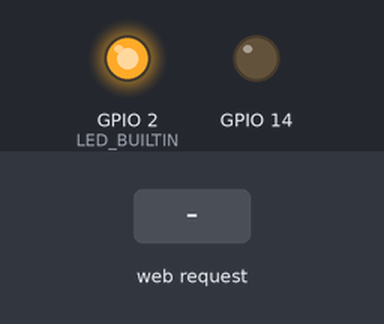
A sketch run on a simulated ESP8266 (NodeMCU). Parts: output pins drawn as LEDs (lit = HIGH, except the on-board LED, lit = LOW). The inputs (shaded band) are chosen by the test bench. WiFi joins after 1.5 s; servers stay silent unless stated.

Above: at 0.1 s.
At 2.7 s:
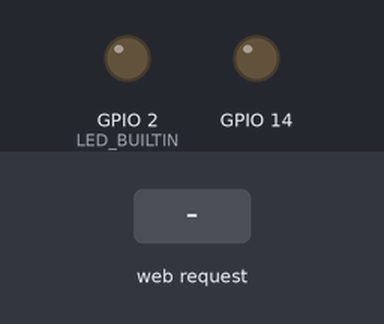
2.8 s: HTTP request GET /api?do=switch received
At 3.8 s:
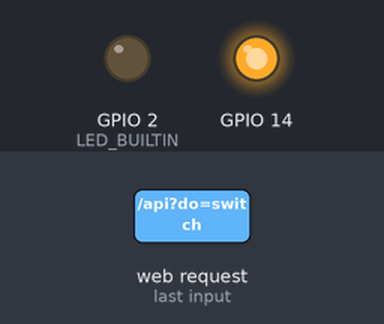
Timing chart, 0 to 5.8 s (numbered marks = the images above; inputs shaded):
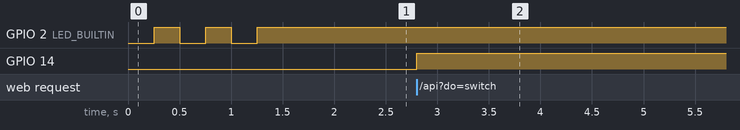

Measured:
- after the input at 2.8 s, GPIO 14: LOW → HIGH at once

The sketch:

main.ino
```cpp
/*
Project Name: Wireless Plug Controller
Author: TurboHsu
*/

#include <ESP8266WiFi.h>
#include <ESP8266WebServer.h>
#include <Wire.h>

const char *wifiSsid = "";
const char *wifiPassword = "";
bool switchStatus;
WiFiClient client;
ESP8266WebServer esp8266_server(80);
IPAddress local_IP(192, 168, 10, 220);
IPAddress gateway(192, 168, 10, 1);
IPAddress subnet(255, 255, 255, 0);
IPAddress primaryDNS(192, 168, 10, 1);

void setup() {
    pinMode(LED_BUILTIN, OUTPUT);
    digitalWrite(LED_BUILTIN, HIGH);
    pinMode(14, OUTPUT);
    if (!WiFi.config(local_IP, gateway, subnet, primaryDNS))
    {
    digitalWrite(LED_BUILTIN, LOW);
    }
    WiFi.begin(wifiSsid, wifiPassword);
    while (WiFi.status() != WL_CONNECTED)
    {
        digitalWrite(LED_BUILTIN, LOW);
        delay(250);
        digitalWrite(LED_BUILTIN, HIGH);
        delay(250);
    }
    digitalWrite(LED_BUILTIN, HIGH);

    esp8266_server.begin();
    esp8266_server.on("/", webRootHandler);
    esp8266_server.on("/api", webApiHandler);
    esp8266_server.onNotFound(web404Handler);
}

void loop() {
    esp8266_server.handleClient();
    switchDo();
}

void webRootHandler() {
    digitalWrite(LED_BUILTIN, LOW);
    esp8266_server.send(200, "text/html", "<!DOCTYPE html>\n<html>\n\n<head>\n    <meta charset=\"UTF-8\">\n    <meta name=\"viewport\" content=\"width=device-width, initial-scale=1.0\">\n    <title>Smart Switch</title>\n\n    <link rel=\"stylesheet\" href=\"https://cdn.jsdelivr.net/npm/mdui@1.0.1/dist/css/mdui.min.css\" integrity=\"sha384-cLRrMq39HOZdvE0j6yBojO4+1PrHfB7a9l5qLcmRm/fiWXYY+CndJPmyu5FV/9Tw\" crossorigin=\"anonymous\" />\n</head>\n\n<body class=\"mdui-drawer-body-left mdui-appbar-with-toolbar mdui-theme-primary-indigo mdui-theme-accent-pink mdui-theme-layout-auto mdui-loaded\">\n    <!--Header-->\n    <header class=\"mdui-appbar mdui-appbar-fixed\">\n        <div class=\"mdui-toolbar mdui-color-theme\">\n            <a href=\".\" class=\"mdui-typo-headline\">Smart Switch</a>\n        </div>\n        <div class=\"mdui-toolbar-spacer\"></div>\n    </header>\n\n    <!--Drawer-->\n\n    <div class=\"mdui-container doc-container\">\n        <br>\n        <br>\n        <p>\n            <div class=\"mdui-card\">\n                <div class=\"mdui-card-primary\">\n                    <div class=\"mdui-card-primary-title\">Controller</div>\n                    <div class=\"mdui-card-primary-subtitle\">Contorl the switch</div>\n                </div>\n                <div class=\"mdui-card-menu\">\n                    <button class=\"mdui-btn mdui-btn-raised mdui-color-theme-100\">STATUS: <i class=\"mdui-icon material-icons\" id=\"statusDisplay\">radio_button_checked</i><b></b></button>\n\n                    <button class=\"mdui-btn mdui-btn-raised mdui-color-theme-accent\" onclick=\"doSwitch()\"><i class=\"mdui-icon material-icons\">power_settings_new</i>SWITCH</button>\n                </div>\n            </div>\n        </p>\n\n    </div>\n\n\n\n    <script src=\"https://cdn.jsdelivr.net/npm/mdui@1.0.1/dist/js/mdui.min.js\" integrity=\"sha384-gCMZcshYKOGRX9r6wbDrvF+TcCCswSHFucUzUPwka+Gr+uHgjlYvkABr95TCOz3A\" crossorigin=\"anonymous\"></script>\n    <script>\n        var $ = mdui.$;\n        window.onload = function() {\n            updateStatus();\n        }\n\n        function doSwitch() {\n            $.ajax({\n                method: 'POST',\n                url: './api',\n                data: {\n                    do: \"switch\"\n                },\n                async: false,\n                success: function(data) {\n                    if (data == \"ok\") {\n                        mdui.snackbar({\n                            message: 'Switch success.'\n                        });\n                        updateStatus();\n                    } else {\n                        mdui.snackbar({\n                            message: 'Error.'\n                        });\n                        updateStatus();\n                    }\n                }\n            })\n        }\n\n        function updateStatus() {\n            $.ajax({\n                method: 'POST',\n                url: './api',\n                data: {\n                    do: \"check\"\n                },\n                async: false,\n                success: function(data) {\n                    if (data == \"on\") {\n                        document.getElementById('statusDisplay').style.color = 'mediumspringgreen';\n                    } else if (data == \"off\") {\n                        document.getElementById('statusDisplay').style.color = 'red';\n                    } else {\n                        document.getElementById('statusDisplay').style.color = 'grey';\n                    }\n                }\n            })\n        }\n    </script>\n</body>\n\n</html>");
    digitalWrite(LED_BUILTIN, HIGH);
}

void webApiHandler() {
    digitalWrite(LED_BUILTIN, LOW);
    String doText = esp8266_server.arg("do");
    if (doText == "check") {
        if (switchStatus == false) {
            esp8266_server.send(200, "text/plain", "off");
        } else {
            esp8266_server.send(200, "text/plain", "on");
        }
    } else if (doText == "switch") {
        if (switchStatus == false) {
            switchStatus = true;
            esp8266_server.send(200, "text/plain", "ok");
        } else {
            switchStatus = false;
            esp8266_server.send(200, "text/plain", "ok");
        }
    } else {
        esp8266_server.send(502, "text/plain", "Bad request.");
    }
    digitalWrite(LED_BUILTIN, HIGH);
}

void web404Handler() {
    digitalWrite(LED_BUILTIN, LOW);
    esp8266_server.send(404, "text/plain", "404 Not Found.");
    digitalWrite(LED_BUILTIN, HIGH);
}

void switchDo() {
    if (switchStatus == false) {
        digitalWrite(14, LOW);
    } else {
        digitalWrite(14, HIGH);
    }
}
```
